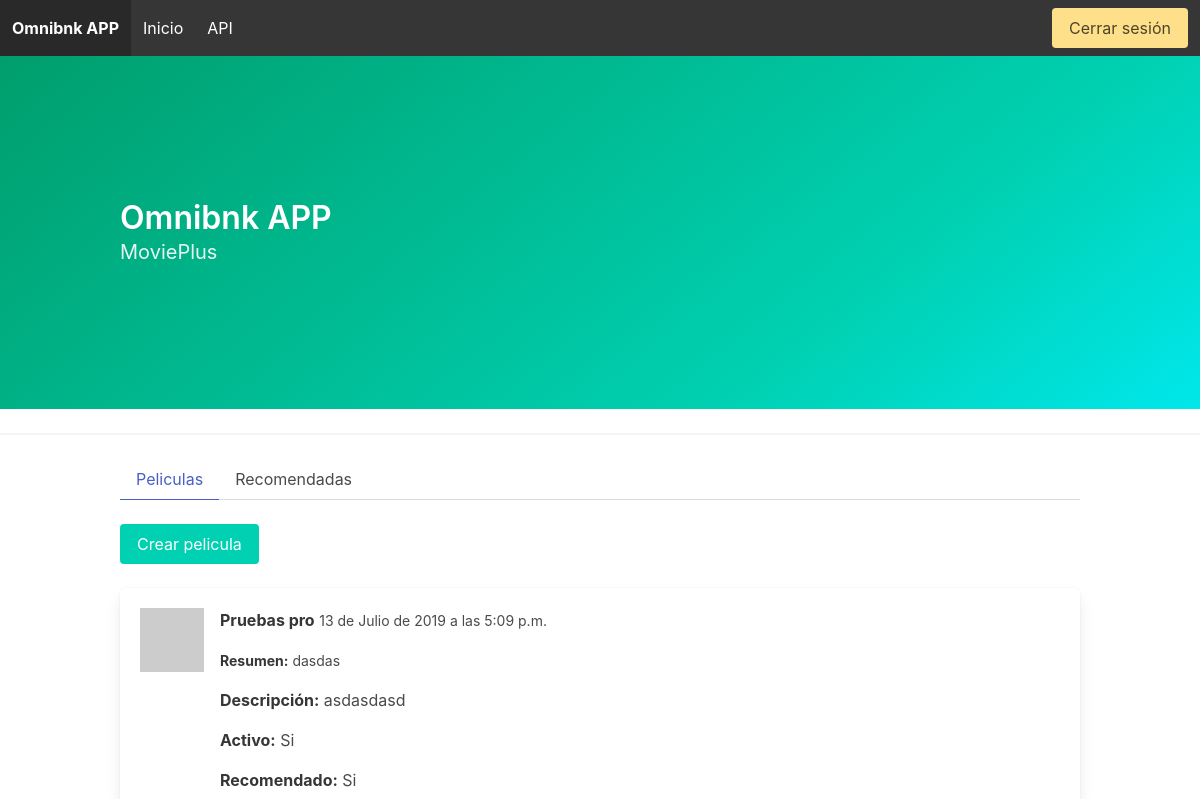
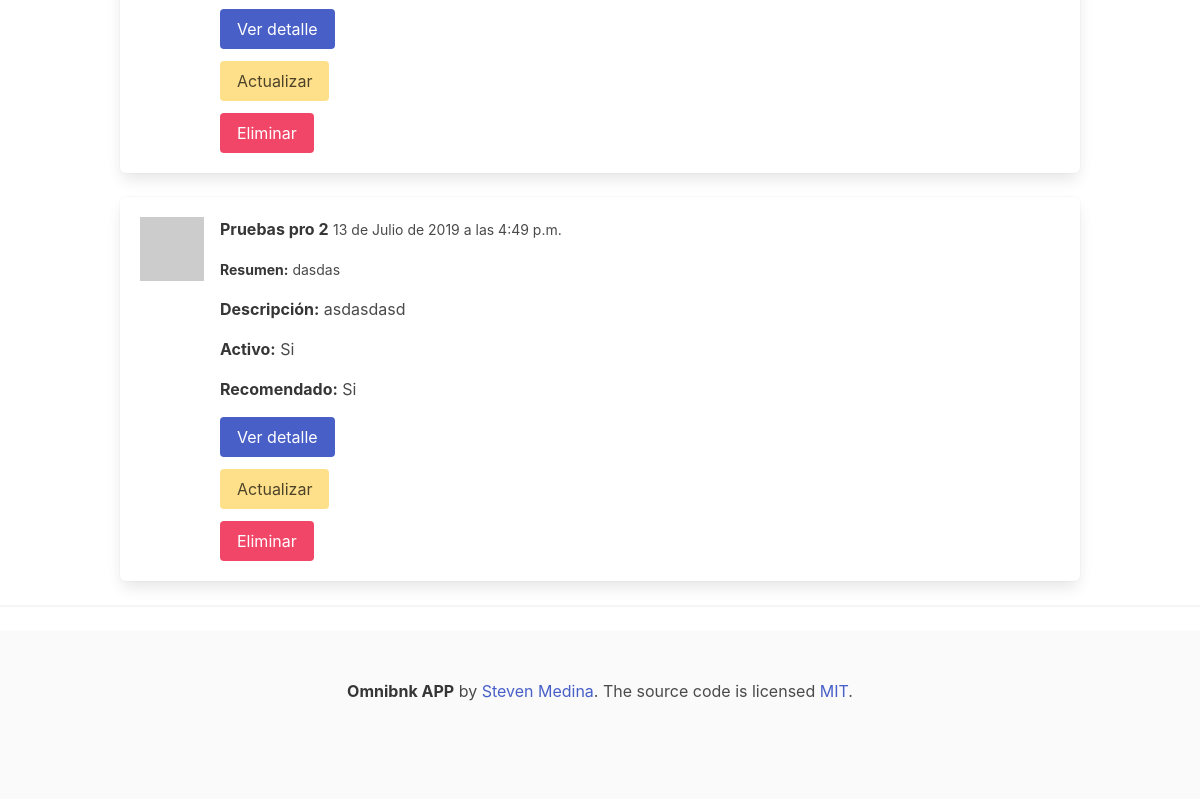
The app's page / (signed in), older data (2 pictures, top to bottom).
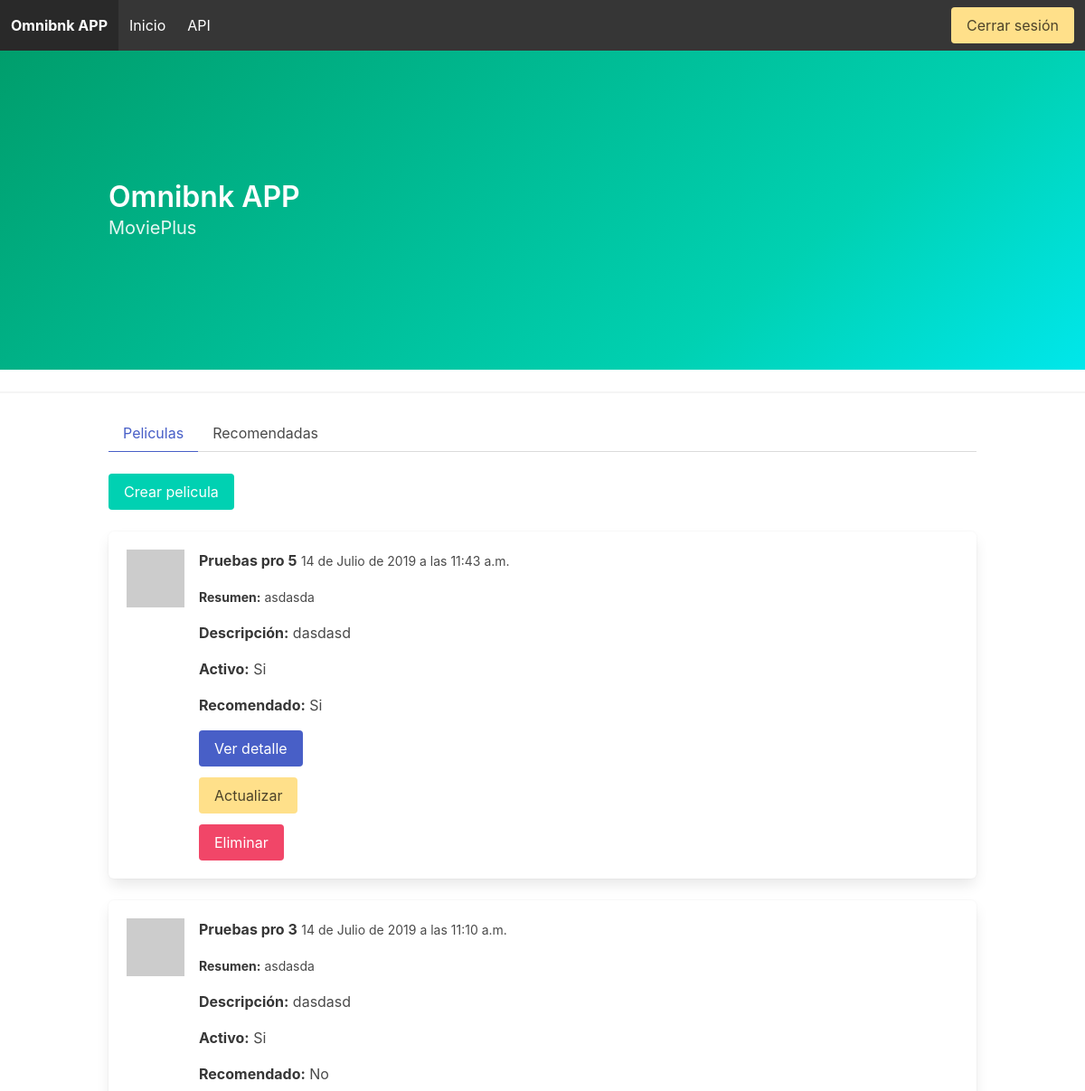
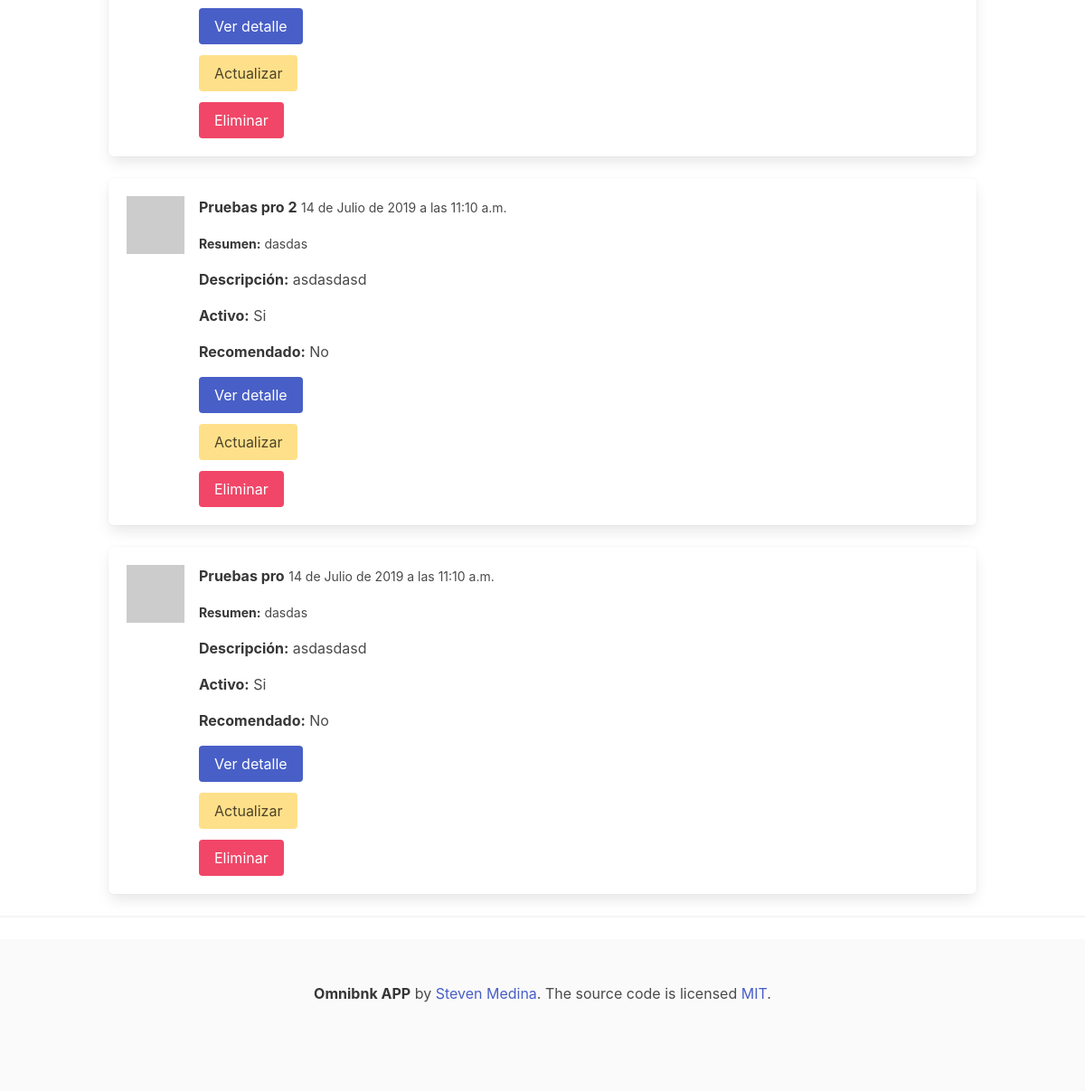
The same page, newer data (2 pictures, top to bottom).
### movie/models.py (models this page shows, shortened)
class Movie(models.Model):
    name = models.CharField(
        max_length=256,
        verbose_name='nombre',
        unique=True,
    )
    description = models.TextField(
        max_length=300,
        verbose_name='descripción',
    )
    summary = models.TextField(
        max_length=500,
        verbose_name='resumen',
    )
    created_at = models.DateTimeField(
        auto_now=True,
        verbose_name='fecha de creación',
    )
    is_recommended = models.BooleanField(
        default=False,
        verbose_name='es recomendada',
    )
    is_active = models.BooleanField(
        default=False,
        verbose_name='activa',
    )
    class Meta:
        ordering = ['-created_at']
        verbose_name = 'película'
        verbose_name_plural = 'películas'

### app/views.py (the view)
class HomeView(TemplateView):
    template_name = 'home.html'
    def get_queryset(self):
        queryset = Movie.objects.all()
        if 'is_recommended' in self.request.GET:
            queryset = queryset.filter(is_recommended=True)
        return queryset
    def get_context_data(self, **kwargs):
        context = super().get_context_data(**kwargs)
        context.update({
            'object_list': self.get_queryset(),
        })
        return context

### app/templatetags/meta.py (called while the page is built)
@register.inclusion_tag('layout/_meta.html')
def meta_tags(title=None, description=None, image=None, page_type='website'):
    if not image:
        image = static('img/social-shared.jpg')
    if image.startswith('/'):
        image = f'{settings.BASE_URL}{image}'
    return {
        'title': title if title else 'TODO',
        'description': description if description else 'TODO',
        'image': image,
        'page_type': page_type,
    }

### app/templates/home.html (shortened to what this page needs)
{% extends 'layout/base.html' %}
{% load static humanize meta %}
{% block content %}
<section class="hero is-medium is-primary is-bold">
    <div class="hero-body">
        <div class="container">
            <h1 class="title">Omnibnk APP</h1>
            <h2 class="subtitle">MoviePlus</h2>
        </div>
    </div>
</section>
<hr>
<section>
    <div class="container">
        {% if user.is_authenticated %}
            {% include 'layout/_tab.html' %}
            <div class="buttons">
                <a href="{% url 'movie:create' %}" class="button is-primary">Crear pelicula</a>
            </div>
            {% for item in object_list %}
            <div class="box">
                <article class="media">
                    <div class="media-left">
                        <figure class="image is-64x64">
                            <img src="https://robohash.org/{{ item.name }}" alt="{{ item.name }}">
                        </figure>
                    </div>
                    <div class="media-content">
                        <div class="content">
                            <p><strong>{{ item.name }}</strong> <small>{{ item.created_at }}</small></p>
                            <p><small><strong>Resumen:</strong> {{ item.summary }}</small></p>
                            <p><strong>Descripción:</strong> {{ item.description }}</p>
                            <p><strong>Activo:</strong> {{ item.is_active|yesno:'Si,No' }}</p>
                            <p><strong>Recomendado:</strong> {{ item.is_recommended|yesno:'Si,No' }}</p>
                            <div class="field">
                                <div class="control">
                                    <a href="{% url 'movie:detail' item.pk %}" class="button is-link">Ver detalle</a>
                                </div>
                            </div>
                            <div class="field">
                                <div class="control">
                                    <a href="{% url 'movie:update' item.pk %}" class="button is-warning">Actualizar</a>
                                </div>
                            </div>
                            <div class="field">
                                <div class="control">
                                    <form action="{% url 'movie:delete' item.pk %}" method="post">
                                        <button class="button is-danger" onclick="return confirm('Estas seguro de eliminarlo?')" type="submit">Eliminar</button>
                                    </form>
                                </div>
                            </div>
                        </div>
                    </div>
                </article>
            </div>
            {% endfor %}
        {% endif %}
    </div>
    <hr>
</section>
{% endblock %}

### app/templates/layout/base.html (shortened to what this page needs)
<!DOCTYPE html>{% load static meta %}
<html lang="es">
    <head>
        <link rel="stylesheet" href="https://cdnjs.cloudflare.com/ajax/libs/bulma/0.7.5/css/bulma.min.css">
    </head>
    <body{% block body_attrs %}{% endblock %}>
    {% include 'layout/_menu.html' %}
    {% block body %}
        <section>{% block content %}{% endblock %}</section>
    {% endblock body %}
    {% include 'layout/_footer.html' %}
    </body>
</html>

### app/templates/layout/_menu.html (shortened to what this page needs)
<nav class="navbar is-dark" role="navigation" aria-label="main navigation">
    <div class="navbar-brand">
        <a class="navbar-item" href="/">
            <h2><strong>Omnibnk APP</strong></h2>
        </a>
    </div>
    <div id="js-navbar-menu" class="navbar-menu">
        <div class="navbar-start">
            <a href="/" class="navbar-item">Inicio</a>
            <a href="/api/" class="navbar-item">API</a>
        </div>
        <div class="navbar-end">
            <div class="navbar-item">
                <div class="buttons">
                    {% if not user.is_authenticated %}
                    <a href="{% url 'registration:register' %}" class="button is-primary">
                        <strong>Registrarse</strong>
                    </a>
                    <a href="{% url 'registration:login' %}" class="button is-light">Ingresar</a>
                    {% else %}
                    <a href="{% url 'registration:logout' %}" class="button is-warning">Cerrar sesión</a>
                    {% endif %}
                </div>
            </div>
        </div>
    </div>
</nav>

### app/templates/layout/_tab.html
<div class="tabs">
    <ul>
        <li class="{% if not request.GET.is_recommended %}is-active{% endif %}"><a href="{% url 'home' %}">Peliculas</a></li>
        <li class="{% if request.GET.is_recommended %}is-active{% endif %}"><a href="{% url 'home' %}?is_recommended">Recomendadas</a></li>
    </ul>
</div>

### app/templates/layout/_footer.html
<footer class="footer">
<div class="content has-text-centered">
    <p>
        <strong>Omnibnk APP</strong> by <a>Steven Medina</a>. The source code is licensed
        <a href="http://opensource.org/licenses/mit-license.php">MIT</a>.
    </p>
</div>
</footer>

Row changes from the older to the newer data that the page shows:
added Movie: name "Pruebas pro 5", created_at "14 de Julio de 2019 a las 11:43 a.m.", summary "asdasda", description "dasdasd", is_active "Si", is_recommended "Si"
added Movie: name "Pruebas pro 3", created_at "14 de Julio de 2019 a las 11:10 a.m.", summary "asdasda", description "dasdasd", is_active "Si", is_recommended "No"
changed Movie "Pruebas pro 2": created_at "13 de Julio de 2019 a las 4:49 p.m." → "14 de Julio de 2019 a las 11:10 a.m."; is_recommended "Si" → "No"; moves up the list
changed Movie "Pruebas pro": created_at "13 de Julio de 2019 a las 5:09 p.m." → "14 de Julio de 2019 a las 11:10 a.m."; is_recommended "Si" → "No"
